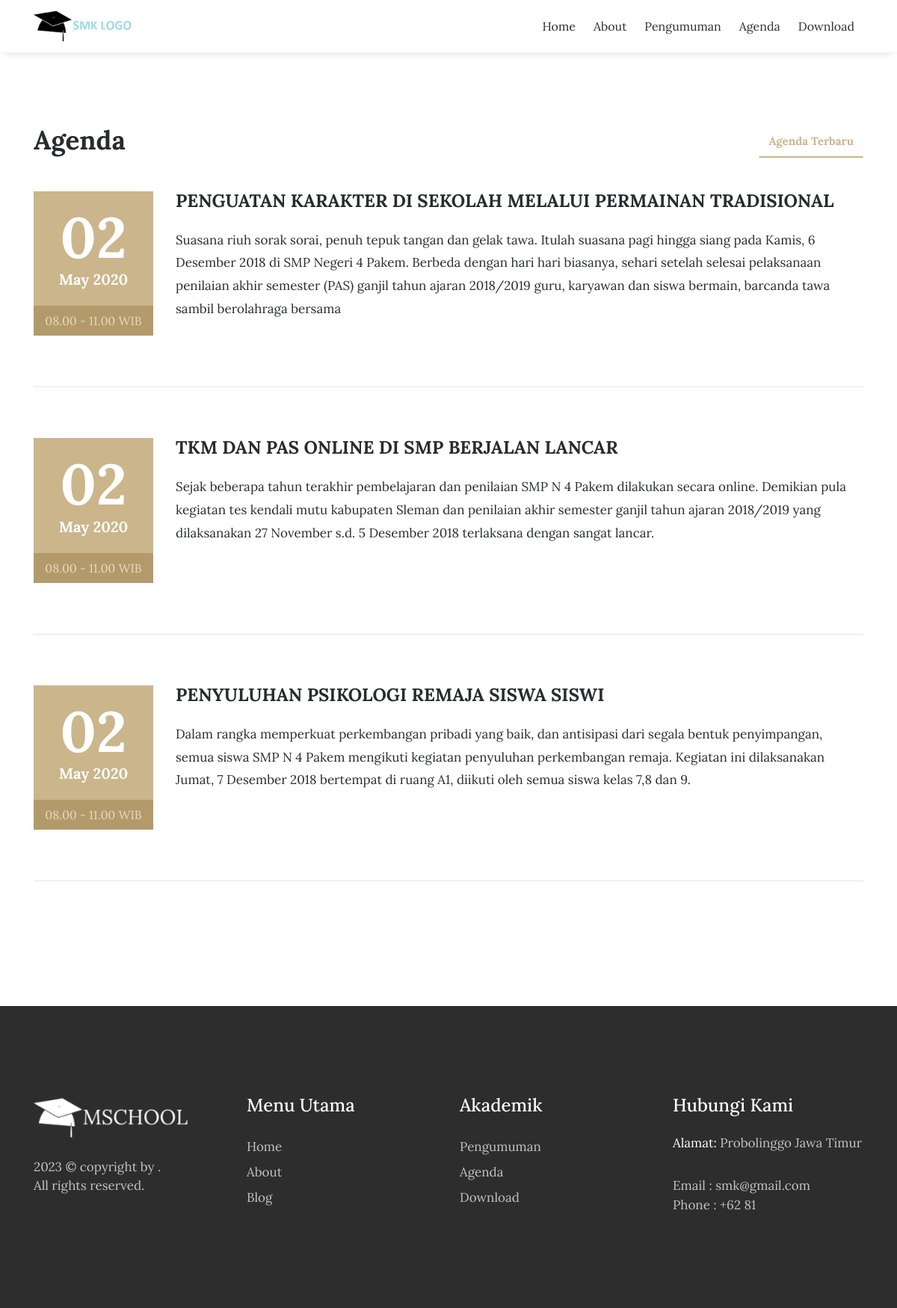
The page /index.php/agenda on the database its author committed.
### tables this page shows
CREATE TABLE `tbl_agenda` (
  `agenda_id` int(11) NOT NULL,
  `agenda_nama` varchar(200) DEFAULT NULL,
  `agenda_tanggal` timestamp NULL DEFAULT current_timestamp(),
  `agenda_deskripsi` text DEFAULT NULL,
  `agenda_mulai` date DEFAULT NULL,
  `agenda_selesai` date DEFAULT NULL,
  `agenda_tempat` varchar(90) DEFAULT NULL,
  `agenda_waktu` varchar(30) DEFAULT NULL,
  `agenda_keterangan` varchar(200) DEFAULT NULL,
  `agenda_author` varchar(60) DEFAULT NULL
);

### application/controllers/Agenda.php (called while the page is built, shortened)
<?php
class Agenda extends CI_Controller{
	function __construct(){
		$this->load->model('m_agenda');
		$this->load->model('m_pengunjung');
	}
	function index(){
		$jum=$this->m_agenda->agenda();
        $page=$this->uri->segment(3);
        if(!$page):
            $offset = 0;
        else:
            $offset = $page;
        endif;
        $limit=7;
        $config['base_url'] = base_url() . 'agenda/index/';
            $config['total_rows'] = $jum->num_rows();
            $config['per_page'] = $limit;
            $config['uri_segment'] = 3;
	          $config['full_tag_open']    = '<div class="pagging text-center"><nav><ul class="pagination justify-content-center">';
	          $config['full_tag_close']   = '</ul></nav></div>';
	          $config['num_tag_open']     = '<li class="page-item"><span class="page-link">';
	          $config['num_tag_close']    = '</span></li>';
	          $config['cur_tag_open']     = '<li class="page-item"><span class="page-link">';
	          $config['cur_tag_close']    = '<span class="sr-only">(current)</span></span></li>';
	          $config['next_tag_open']    = '<li class="page-item"><span class="page-link">';
	          $config['next_tagl_close']  = '<span aria-hidden="true">&raquo;</span></span></li>';
	          $config['prev_tag_open']    = '<li class="page-item"><span class="page-link">';
	          $config['prev_tagl_close']  = '</span>Next</li>';
	          $config['first_tag_open']   = '<li class="page-item"><span class="page-link">';
	          $config['first_tagl_close'] = '</span></li>';
	          $config['last_tag_open']    = '<li class="page-item"><span class="page-link">';
	          $config['last_tagl_close']  = '</span></li>';
            $config['first_link'] = 'Awal';
            $config['last_link'] = 'Akhir';
            $config['next_link'] = 'Next >>';
            $config['prev_link'] = '<< Prev';
            $this->pagination->initialize($config);
            $x['page'] =$this->pagination->create_links();
		$x['data']=$this->m_agenda->agenda_perpage($offset,$limit);
		$this->load->view('depan/v_agenda',$x);
	}
}

### index.php (called while the page is built, shortened)
<?php
require_once BASEPATH.'core/CodeIgniter.php';

### application/models/M_agenda.php (called while the page is built, shortened)
<?php
class M_agenda extends CI_Model{
	function agenda_perpage($offset,$limit){
		$hsl=$this->db->query("SELECT tbl_agenda.*,DATE_FORMAT(agenda_tanggal,'%d/%m/%Y') AS tanggal FROM tbl_agenda ORDER BY agenda_id DESC limit $offset,$limit");
		return $hsl;
	}
}

### application/views/depan/v_agenda.php (the view, shortened to what this page needs)
<!DOCTYPE html>
<html lang="en">
<head>
    <link rel="stylesheet" href="<?php echo base_url().'theme/css/bootstrap.min.css'?>">
    <link rel="stylesheet" href="<?php echo base_url().'theme/css/font-awesome.min.css'?>">
    <link rel="stylesheet" href="<?php echo base_url().'theme/css/simple-line-icons.css'?>">
    <link rel="stylesheet" href="<?php echo base_url().'theme/css/fullcalendar.min.css'?>" />
    <link rel="stylesheet" href="<?php echo base_url().'theme/css/owl.carousel.min.css'?>">
    <link href="<?php echo base_url().'theme/css/style.css'?>" rel="stylesheet">
</head>
<body>
  <div data-toggle="affix" style="border-bottom:solid 1px #f2f2f2;">
      <div class="container nav-menu2">
          <div class="row">
              <div class="col-md-12">
                  <nav class="navbar navbar2 navbar-toggleable-md navbar-light bg-faded">
                      <a href="<?php echo site_url('');?>" class="navbar-brand nav-brand2"><img class="img img-responsive" width="200px;" src="<?php echo base_url().'theme/images/logo-dark.png'?>"></a>
                      <div class="collapse navbar-collapse justify-content-end" id="navbarNavDropdown">
                      <ul class="navbar-nav">
                                <li class="nav-item">
                                    <a class="nav-link" href="<?php echo site_url('');?>">Home</a>
                                </li>
                                <li class="nav-item">
                                    <a class="nav-link" href="<?php echo site_url('about');?>">About</a>
                                </li>
                                <li class="nav-item">
                                    <a class="nav-link" href="<?php echo site_url('pengumuman');?>">Pengumuman</a>
                                </li>
                                <li class="nav-item">
                                    <a class="nav-link" href="<?php echo site_url('agenda');?>">Agenda</a>
                                </li>
                                <li class="nav-item">
                                    <a class="nav-link" href="<?php echo site_url('download');?>">Download</a>
                                </li>
                        </ul>
                  </div>
                </nav>
              </div>
            </div>
          </div>
        </div>
<section class="events">
    <div class="container">
        <div class="row">
            <div class="col-md-4">
                <h2 class="event-title">Agenda</h2>
            </div>
            <div class="col-md-8">
                <ul class="nav nav-tabs" role="tablist">
                    <li class="nav-item nav-tab1">
                        <a class="nav-link tab-list active" data-toggle="tab" href="#upcoming-events" role="tab">Agenda Terbaru </a>
                    </li>
                </ul>
            </div>
        </div>
        <br>
        <div class="row">
            <div class="tab-content">
                <div class="tab-pane active" id="upcoming-events" role="tabpanel">
                  <?php foreach($data->result() as $row):?>
                    <div class="col-md-12">
                        <div class="row">
                            <div class="col-md-2">
                                <div class="event-date">
                                    <h4><?php echo date("d", strtotime($row->agenda_tanggal));?></h4> <span><?php echo date("M Y", strtotime($row->agenda_tanggal));?></span>
                                </div>
                                <span class="event-time"><?php echo $row->agenda_waktu;?></span>
                            </div>
                            <div class="col-md-10">
                                <div class="event-heading">
                                    <h3><?php echo $row->agenda_nama;?></h3>
                                    <p><?php echo $row->agenda_deskripsi;?></p>
                                </div>
                          </div>
                      </div>
                      <hr class="event-underline">
                  </div>
                <?php endforeach;?>
      <div class="col-md-12 text-center">
    </div>
</div>
</div>
</div>
</div>
</section>
<footer>
    <div class="container">
        <div class="row">
            <div class="col-md-3">
                <div class="foot-logo">
                    <a href="<?php echo site_url();?>">
                        <img src="<?php echo base_url().'theme/images/logo-white.png'?>" class="img-fluid" alt="footer_logo">
                    </a>
                    <p><?php echo date('Y');?> © copyright by <a href="" target="_blank"></a>. <br>All rights reserved.</p>
                    </div>
                </div>
                <div class="col-md-3">
                    <div class="sitemap">
                        <h3>Menu Utama</h3>
                        <ul>
                            <li><a href="<?php echo site_url();?>">Home</a></li>
                            <li><a href="<?php echo site_url('about');?>">About</a></li>
                            <li><a href="<?php echo site_url('artikel');?>">Blog </a></li>
                        </ul>
                    </div>
                </div>
                <div class="col-md-3">
                  <div class="sitemap">
                      <h3>Akademik</h3>
                      <ul>
                          <li><a href="<?php echo site_url('pengumuman');?>">Pengumuman</a></li>
                          <li><a href="<?php echo site_url('agenda');?>">Agenda</a></li>
                          <li><a href="<?php echo site_url('download');?>">Download</a></li>
                      </ul>
                  </div>
                </div>
                <div class="col-md-3">
                <div class="address">
                        <h3>Hubungi Kami</h3>
                        <p><span>Alamat: </span> Probolinggo Jawa Timur</p>
                        <p>Email : smk@gmail.com
                            <br> Phone : +62 81</p>
                        </div>
                    </div>
                </div>
            </div>
        </footer>
    </body>
    </html>

### rows shown on the page
tbl_agenda: agenda_tanggal "02", agenda_tanggal "May 2020", agenda_waktu "08.00 - 11.00 WIB", agenda_nama "PENGUATAN KARAKTER DI SEKOLAH MELALUI PERMAINAN TRADISIONAL", agenda_deskripsi "Suasana riuh sorak sorai, penuh tepuk tangan dan gelak tawa. Itulah suasana pagi hingga siang pada Kamis, 6 Desember 2018 di SMP Negeri 4 Pakem. Berbeda dengan hari hari biasanya, sehari setelah selesai pelaksanaan penilaian akhir semester (PAS) ganjil tahun ajaran 2018/2019 guru, karyawan dan siswa bermain, barcanda tawa sambil berolahraga bersama"
tbl_agenda: agenda_tanggal "02", agenda_tanggal "May 2020", agenda_waktu "08.00 - 11.00 WIB", agenda_nama "TKM DAN PAS ONLINE DI SMP BERJALAN LANCAR", agenda_deskripsi "Sejak beberapa tahun terakhir pembelajaran dan penilaian SMP N 4 Pakem dilakukan secara online. Demikian pula kegiatan tes kendali mutu kabupaten Sleman dan penilaian akhir semester ganjil tahun ajaran 2018/2019 yang dilaksanakan 27 November s.d. 5 Desember 2018 terlaksana dengan sangat lancar."
tbl_agenda: agenda_tanggal "02", agenda_tanggal "May 2020", agenda_waktu "08.00 - 11.00 WIB", agenda_nama "PENYULUHAN PSIKOLOGI REMAJA SISWA SISWI", agenda_deskripsi "Dalam rangka memperkuat perkembangan pribadi yang baik, dan antisipasi dari segala bentuk penyimpangan, semua siswa SMP N 4 Pakem mengikuti kegiatan penyuluhan perkembangan remaja. Kegiatan ini dilaksanakan Jumat, 7 Desember 2018 bertempat di ruang A1, diikuti oleh semua siswa kelas 7,8 dan 9."
